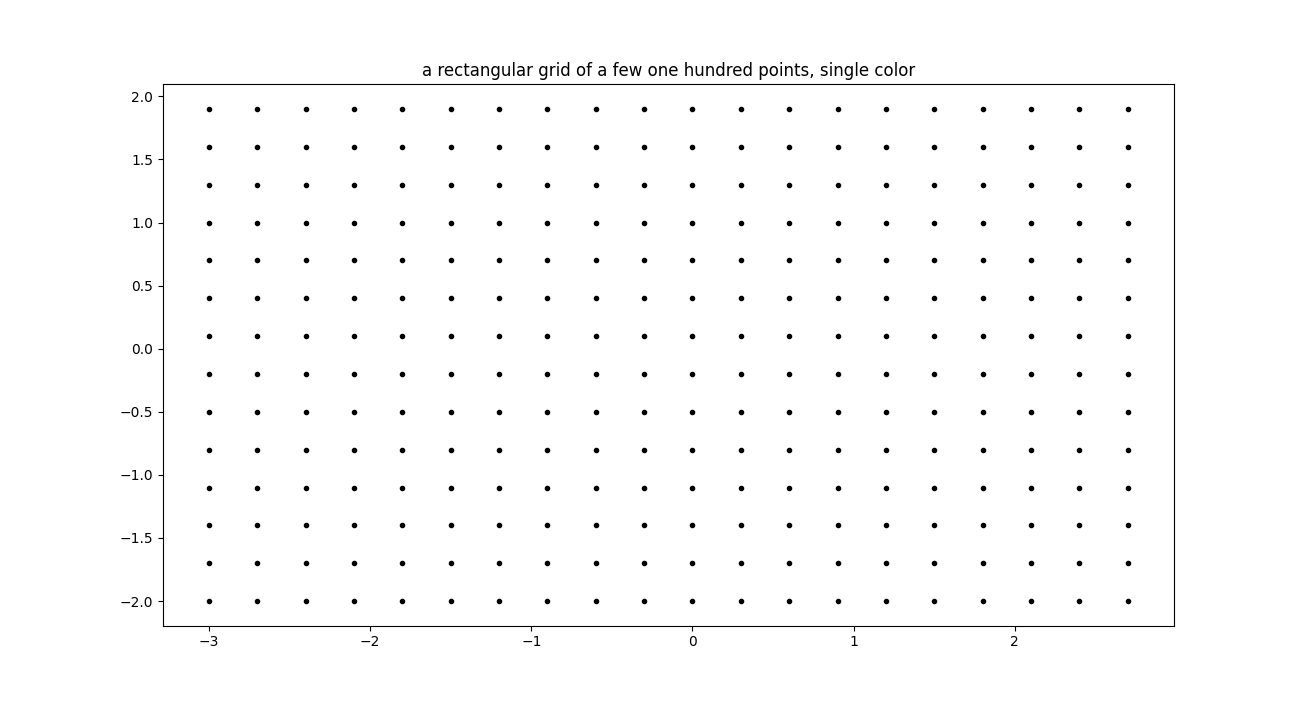

Write Python code to recreate this figure.
#                      Direction Field Visualization with Python
#
# Copyright 2022 Oluwatosin Odubanjo
#
# Licensed under the Apache License, Version 2.0 (the "License");
# you may not use this file except in compliance with the License.
# You may obtain a copy of the License at
#
#    http://www.apache.org/licenses/LICENSE-2.0
#
# Unless required by applicable law or agreed to in writing, software
# distributed under the License is distributed on an "AS IS" BASIS,
# WITHOUT WARRANTIES OR CONDITIONS OF ANY KIND, either express or implied.
# See the License for the specific language governing permissions and
# limitations under the License.


"""

##########################################

# @title: A rectangular grid with points

# @type: for loop (matrix indexing)

# @author: Oluwatosin Odubanjo

# @email: olutosinbanjo@gmail.com

# @date: July, 2022

#########################################

"""

import numpy as np
import matplotlib.pyplot as plt

# define points for x and y axis
x = np.arange(-3, 3, .3)
y = np.arange(-2, 2, .3)

# indexing is with respect to loop identifiers i and j
for i in x:     
    for j in y:   
        plt.plot(i, j, marker='.', color='black')
plt.title('a rectangular grid of a few one hundred points, single color')
plt.show()
